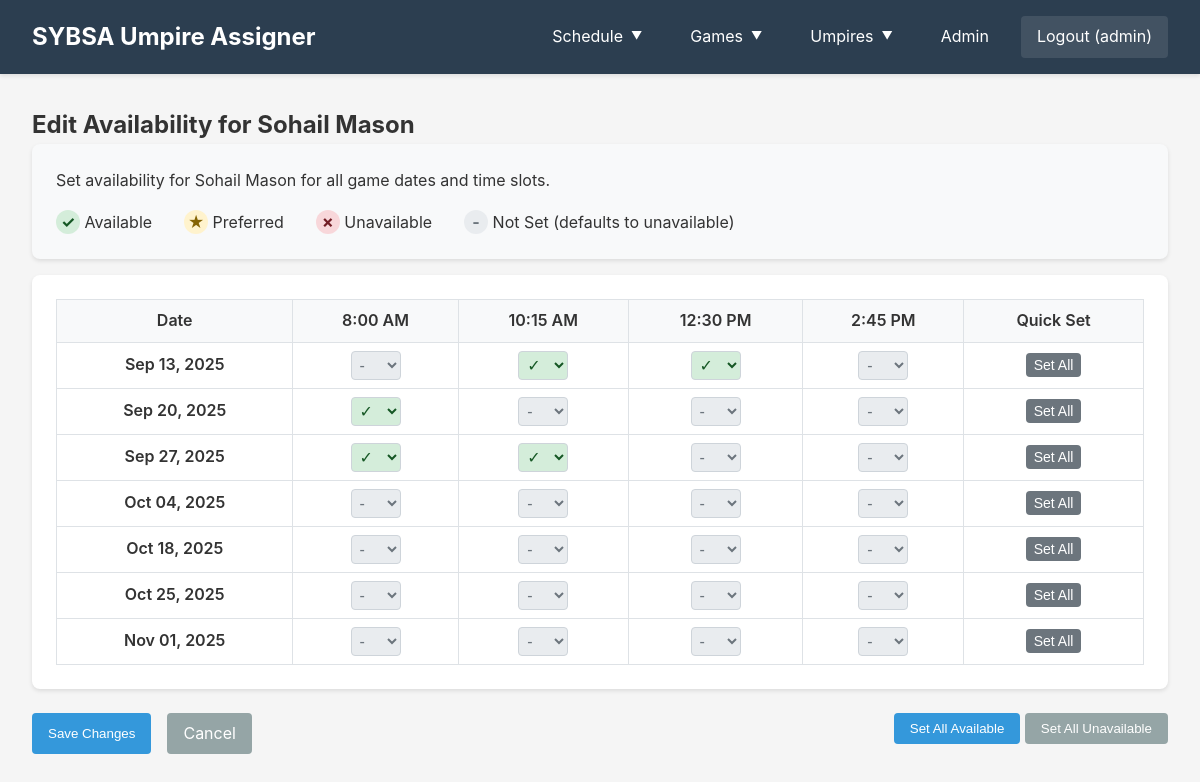
Screenshot of /umpire/54/availability/edit/ (signed in) with the database file from the repository.
### assignments/models.py (models this page shows, shortened)
class Umpire(models.Model):
    user = models.OneToOneField(User, on_delete=models.SET_NULL, null=True, blank=True, related_name='umpire_profile')
    first_name = models.CharField(max_length=50)
    last_name = models.CharField(max_length=50)
    email = models.EmailField(unique=True)
    phone = models.CharField(validators=[phone_regex], max_length=17)
    adult = models.BooleanField(default=False)
    patched = models.BooleanField(default=False)
    is_assigner = models.BooleanField(default=False, help_text="External assigner service - can be booked for multiple games at same time")
    class Meta:
        verbose_name = "Umpire"
        verbose_name_plural = "Umpires"
    def __str__(self):
        if self.is_assigner:
            return f"{self.first_name} {self.last_name} (Assigner)"
        return f"{self.first_name} {self.last_name}"

class UmpireAvailability(models.Model):
    AVAILABILITY_CHOICES = [
        ('available', 'Available'),
        ('unavailable', 'Unavailable'),
        ('preferred', 'Preferred'),
    ]
    TIME_SLOT_CHOICES = [
        ('8:00', '8:00 AM'),
        ('10:15', '10:15 AM'),
        ('12:30', '12:30 PM'),
        ('2:45', '2:45 PM'),
        ('5:30', '5:30 PM'),
        ('6:00', '6:00 PM'),
        ('all', 'All Time Slots'),
    ]
    umpire = models.ForeignKey(Umpire, on_delete=models.CASCADE, related_name='availabilities')
    date = models.DateField()
    time_slot = models.CharField(max_length=10, choices=TIME_SLOT_CHOICES, default='all')
    status = models.CharField(max_length=20, choices=AVAILABILITY_CHOICES, default='available')
    notes = models.TextField(blank=True)
    created_at = models.DateTimeField(auto_now_add=True)
    updated_at = models.DateTimeField(auto_now=True)
    class Meta:
        verbose_name = "Umpire Availability"
        verbose_name_plural = "Umpire Availabilities"
        unique_together = ['umpire', 'date', 'time_slot']
        ordering = ['date', 'time_slot', 'umpire']
    @classmethod
    def get_game_dates_with_slots(cls):
        from django.db.models import Count
        games = Game.objects.filter(archived=False).values('date', 'time').annotate(count=Count('id')).order_by('date', 'time')
        time_order = ['8:00', '10:15', '12:30', '2:45', '5:30', '6:00']
        dates_with_slots = {}
        for game in games:
            if game['date'] not in dates_with_slots:
                dates_with_slots[game['date']] = []
            if game['time'] not in dates_with_slots[game['date']]:
                dates_with_slots[game['date']].append(game['time'])
        for date in dates_with_slots:
            dates_with_slots[date].sort(key=lambda x: time_order.index(x) if x in time_order else 999)
        return dates_with_slots

### assignments/views.py (the view, shortened to what this page needs)
# urls.py: path('umpire/<int:umpire_id>/availability/edit/', views.edit_umpire_availability, name='edit_umpire_availability'),
@admin_required
def edit_umpire_availability(request, umpire_id):
    umpire = get_object_or_404(Umpire, pk=umpire_id)
    dates_with_slots_dict = UmpireAvailability.get_game_dates_with_slots()
    time_slot_display = dict(UmpireAvailability.TIME_SLOT_CHOICES)
    availabilities = UmpireAvailability.objects.filter(umpire=umpire)
    availability_dict = {}
    for avail in availabilities:
        key = f"{avail.date}_{avail.time_slot}"
        availability_dict[key] = avail.status
    game_dates_with_slots = []
    for date in sorted(dates_with_slots_dict.keys()):
        slots = []
        for time_slot in dates_with_slots_dict[date]:
            key = f"{date}_{time_slot}"
            slots.append({
                'time_slot': time_slot,
                'display': time_slot_display.get(time_slot, time_slot),
                'status': availability_dict.get(key, 'none'),
                'field_name': f"availability_{date}_{time_slot}"
            })
        game_dates_with_slots.append({
            'date': date,
            'slots': slots
        })
    context = {
        'umpire': umpire,
        'game_dates_with_slots': game_dates_with_slots,
    }
    return render(request, 'assignments/edit_umpire_availability.html', context)

### assignments/views.py (called while the page is built)
def admin_required(view_func):
    @wraps(view_func)
    @login_required
    def wrapped_view(request, *args, **kwargs):
        if not request.user.is_staff:
            messages.error(request, 'You must be an administrator to access this page.')
            return redirect('weekly_schedule')
        return view_func(request, *args, **kwargs)
    return wrapped_view

### assignments/templates/assignments/edit_umpire_availability.html (shortened to what this page needs)
{% extends 'assignments/base.html' %}
{% block content %}
<h2>Edit Availability for {{ umpire }}</h2>
<div class="card" style="background-color: #f8f9fa; margin-bottom: 1rem;">
    <p>Set availability for {{ umpire.first_name }} {{ umpire.last_name }} for all game dates and time slots.</p>
    <div style="display: flex; gap: 2rem; flex-wrap: wrap; margin-top: 1rem;">
        <div><span class="status-indicator available">✓</span> Available</div>
        <div><span class="status-indicator preferred">★</span> Preferred</div>
        <div><span class="status-indicator unavailable">✗</span> Unavailable</div>
        <div><span class="status-indicator none">-</span> Not Set (defaults to unavailable)</div>
    </div>
</div>
<form method="post" id="availability-form">
    <div class="card" style="overflow-x: auto;">
        <table class="availability-edit-table">
            <thead>
                <tr>
                    <th>Date</th>
                    {% for date_data in game_dates_with_slots %}
                        {% if forloop.first %}
                            {% for slot in date_data.slots %}
                                <th>{{ slot.display }}</th>
                            {% endfor %}
                        {% endif %}
                    {% endfor %}
                    <th>Quick Set</th>
                </tr>
            </thead>
            <tbody>
                {% for date_data in game_dates_with_slots %}
                <tr>
                    <td style="font-weight: 600; white-space: nowrap;">
                        {{ date_data.date|date:"M d, Y" }}
                    </td>
                    {% for slot in date_data.slots %}
                    <td class="availability-cell">
                        <select name="{{ slot.field_name }}" class="availability-select" data-date="{{ date_data.date }}" data-slot="{{ slot.time_slot }}">
                            <option value="none" {% if slot.status == 'none' %}selected{% endif %}>-</option>
                            <option value="available" {% if slot.status == 'available' %}selected{% endif %}>✓</option>
                        </select>
                    </td>
                    {% endfor %}
                    <td>
                        <button type="button" class="btn-small quick-set" data-date="{{ date_data.date }}">Set All</button>
                    </td>
                </tr>
                {% endfor %}
            </tbody>
        </table>
    </div>
    <div style="margin-top: 1.5rem; display: flex; gap: 1rem;">
        <button type="submit" class="btn">Save Changes</button>
        <a href="{% url 'availability_grid' %}" class="btn btn-secondary">Cancel</a>
        <div style="margin-left: auto;">
            <button type="button" class="btn" onclick="setAllAvailability('available')">Set All Available</button>
            <button type="button" class="btn btn-secondary" onclick="setAllAvailability('unavailable')">Set All Unavailable</button>
        </div>
    </div>
</form>
{% endblock %}

### assignments/templates/assignments/base.html (shortened to what this page needs)
<!DOCTYPE html>
<html lang="en">
<head>
</head>
<body>
    <header class="header">
        <div class="header-content">
            <h1>SYBSA Umpire Assigner</h1>
            <nav class="nav" id="mobile-nav">
                {% if user.is_authenticated %}
                    {% if user.umpire_profile %}
                        <a href="{% url 'umpire_dashboard' %}">Dashboard</a>
                        <a href="{% url 'manage_availability' %}">Availability</a>
                        <a href="{% url 'weekly_schedule' %}">Schedule</a>
                    {% else %}
                        <div class="nav-dropdown">
                            <span class="nav-dropdown-toggle">Schedule</span>
                        </div>
                        <div class="nav-dropdown">
                            <span class="nav-dropdown-toggle">Games</span>
                        </div>
                        <div class="nav-dropdown">
                            <span class="nav-dropdown-toggle">Umpires</span>
                        </div>
                        {% if user.is_staff %}
                            <a href="/admin/">Admin</a>
                        {% endif %}
                    {% endif %}
                    <a href="{% url 'logout' %}" style="background-color: rgba(255, 255, 255, 0.1);">
                        Logout ({{ user.username }})
                    </a>
                {% else %}
                    <a href="{% url 'weekly_schedule' %}">Schedule</a>
                    <a href="{% url 'login' %}">Login</a>
                {% endif %}
            </nav>
        </div>
    </header>
    <main class="container">
        {% block content %}
        {% endblock %}
    </main>
</body>
</html>

### assignments/templates/assignments/base.html (style rules this page uses)
* { margin: 0; padding: 0; box-sizing: border-box; }
body { font-family: -apple-system, BlinkMacSystemFont, "Segoe UI", Roboto, "Helvetica Neue", Arial, sans-serif; line-height: 1.6; color: #333; background-color: #f5f5f5; }
.header { background-color: #2c3e50; color: white; padding: 1rem 0; box-shadow: 0 2px 4px rgba(0,0,0,0.1); }
.header-content { max-width: 1200px; margin: 0 auto; padding: 0 2rem; display: flex; justify-content: space-between; align-items: center; }
.header h1 { font-size: 1.5rem; }
.nav { display: flex; gap: 1rem; align-items: center; }
.nav a { color: white; text-decoration: none; padding: 0.5rem 1rem; border-radius: 4px; transition: background-color 0.3s; }
.nav-dropdown { position: relative; display: inline-block; }
.nav-dropdown-toggle { color: white; text-decoration: none; padding: 0.5rem 1rem; border-radius: 4px; transition: background-color 0.3s; cursor: pointer; display: inline-flex; align-items: center; gap: 0.5rem; }
.nav-dropdown-toggle::after { content: "▼"; font-size: 0.7em; transition: transform 0.3s; }
.container { max-width: 1200px; margin: 2rem auto; padding: 0 2rem; }
.card { background: white; border-radius: 8px; box-shadow: 0 2px 4px rgba(0,0,0,0.1); padding: 1.5rem; margin-bottom: 1.5rem; }
.btn { display: inline-block; padding: 0.5rem 1rem; background-color: #3498db; color: white; text-decoration: none; border-radius: 4px; border: none; cursor: pointer; transition: background-color 0.3s; }
.btn-secondary { background-color: #95a5a6; }

### assignments/templates/assignments/edit_umpire_availability.html (style rules this page uses)
.availability-edit-table { width: 100%; border-collapse: collapse; }
.availability-edit-table th, .availability-edit-table td { border: 1px solid #dee2e6; padding: 0.5rem; text-align: center; }
.availability-edit-table thead th { background-color: #f8f9fa; font-weight: 600; }
.availability-select { padding: 0.25rem; border: 1px solid #ced4da; border-radius: 4px; font-size: 1rem; background-color: white; cursor: pointer; min-width: 50px; }
.status-indicator { display: inline-block; width: 24px; height: 24px; line-height: 24px; border-radius: 50%; font-weight: bold; font-size: 1rem; text-align: center; }
.status-indicator.available { background-color: #d4edda; color: #155724; }
.status-indicator.preferred { background-color: #fff3cd; color: #856404; }
.status-indicator.unavailable { background-color: #f8d7da; color: #721c24; }
.status-indicator.none { background-color: #e9ecef; color: #6c757d; }
.btn-small { padding: 0.25rem 0.5rem; font-size: 0.875rem; background-color: #6c757d; color: white; border: none; border-radius: 4px; cursor: pointer; transition: background-color 0.2s; }

### rows the page displays
Umpire: is_assigner+first_name+last_name "Sohail Mason", first_name "Sohail", last_name "Mason"
UmpireAvailability: status "✓"
UmpireAvailability: status "✓"
UmpireAvailability: status "✓"
UmpireAvailability: status "✓"
UmpireAvailability: status "✓"

### other values shown
{{ user.username }} "admin"
{{ slot.display }} "8:00 AM" "10:15 AM" "12:30 PM" "2:45 PM"
{{ date_data.date|date:"M d, Y" }} "Sep 13, 2025" "Sep 20, 2025" "Sep 27, 2025" "Oct 04, 2025" "Oct 18, 2025" "Oct 25, 2025" "Nov 01, 2025"
